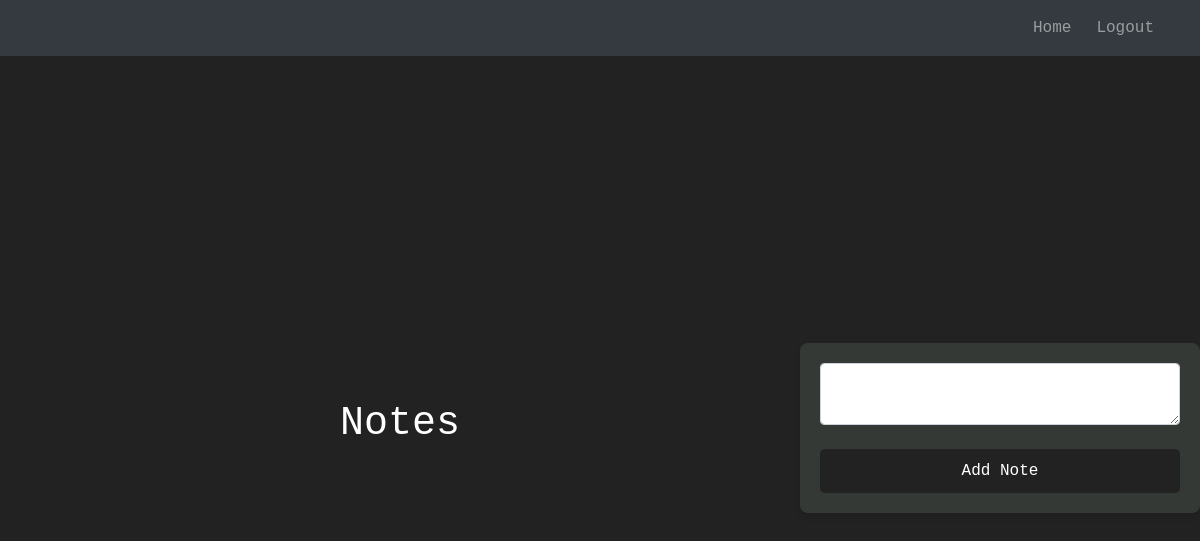
Page / (signed in) on the earlier database version.
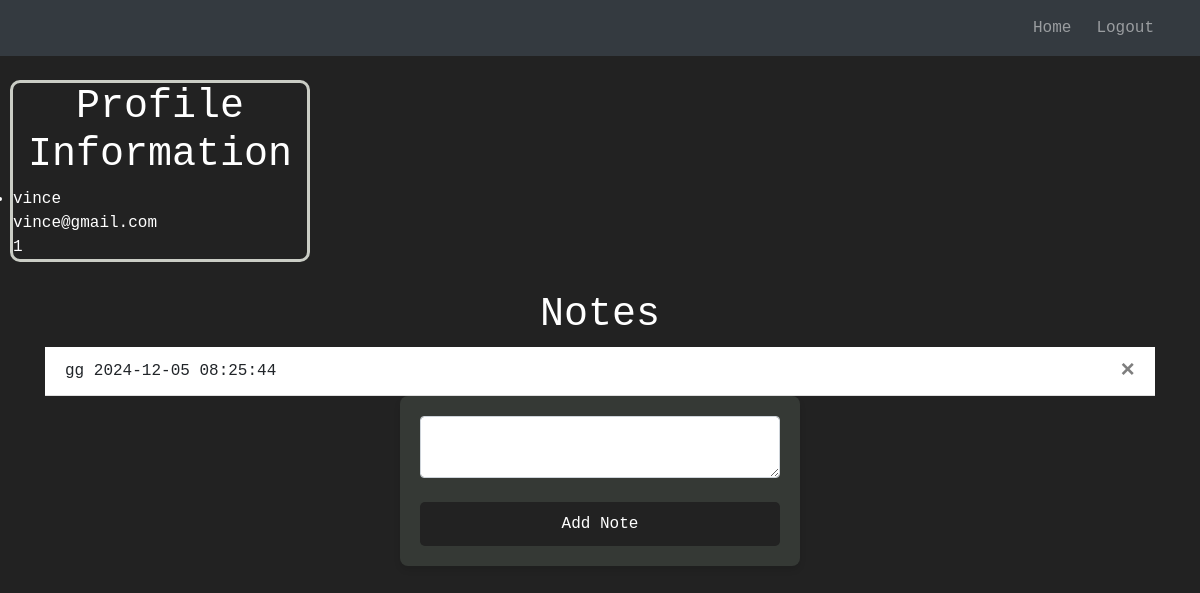
Same page on the later database version.
### website/models.py (models this page shows)
class Note(db.Model):
    id = db.Column(db.Integer, primary_key=True)
    data = db.Column(db.String(10000))
    date = db.Column(db.DateTime(timezone=True), default=func.now())
    user_id = db.Column(db.Integer, db.ForeignKey('user.id'))

class User(db.Model, UserMixin):
    id = db.Column(db.Integer, primary_key=True)
    email = db.Column(db.String(150), unique=True)
    password = db.Column(db.String(150))
    first_name = db.Column(db.String(150))
    notes = db.relationship('Note')

### website/views.py (the view, shortened to what this page needs)
@views.route('/', methods=['GET', 'POST'])
@login_required
def home():
    return render_template("home.html", user=current_user)

### website/__init__.py (called while the page is built)
def create_app():
    app = Flask(__name__)
    app.config['SECRET_KEY'] = 'DSA Group 4'
    app.config['SQLALCHEMY_DATABASE_URI'] = f'sqlite:///{DB_NAME}'
    db.init_app(app)
    from .views import views
    from .auth import auth
    app.register_blueprint(views, url_prefix='/')
    app.register_blueprint(auth, url_prefix='/')
    from .models import User, Note
    with app.app_context():
        db.create_all()
    login_manager = LoginManager()
    login_manager.login_view = 'auth.login'
    login_manager.init_app(app)
    @login_manager.user_loader
    def load_user(id):
        return User.query.get(int(id))
    return app

### website/templates/home.html
{% extends "base.html" %} {% block title %}Home{% endblock %} {% block content
  %}
  <h1 align="center" class="notes">Notes</h1>
  <ul class="list-group list-group-flush" id="notes">
    {% for note in user.notes %}
    <li class="list-group-item">
      {{ note.data }}
      {{ note.date }}
      <button type="button" class="close" onClick="deleteNote({{ note.id }})">
        <span aria-hidden="true">&times;</span>
      </button>
    </li>
  </ul>
  <div class="profile">
    <h1 align="center" class="profile-title">Profile Information</h1>
    <ul class="list-group list-group-flush" id="users">
      <li class="profile-table">
        <div class="profile-data">
          {{ user.first_name }}
        </div>
        <div class="profile-data">
          {{ user.email }}
        </div>
        <div class="profile-data">
          {{ user.id }}
        </div>
      </li>
      {% endfor %}
    </ul>
  </div>
  <form method="POST">
    <textarea name="note" id="note" class="form-control"></textarea>
    <br />
    <div align="center">
      <button type="submit" class="btn btn-primary">Add Note</button>
    </div>
  </form>
  {% endblock %}

### website/templates/base.html (shortened to what this page needs)
<!DOCTYPE html>
<html>
  <head>
    <link
      rel="stylesheet"
      href="https://stackpath.bootstrapcdn.com/bootstrap/4.4.1/css/bootstrap.min.css"
    />
    <link
      rel="stylesheet"
      href="https://stackpath.bootstrapcdn.com/font-awesome/4.7.0/css/font-awesome.min.css"
    />
    <link rel="stylesheet" href="static/sign_up.css">
    <link rel="stylesheet" href="static/home.css">
  </head>
  <body>
    <nav class="navbar navbar-dark bg-dark fixed-top">
      <div class="container-fluid">
        <div class="navbar-nav ml-auto d-flex flex-row">
          {% if user.is_authenticated %}
          <a class="nav-item nav-link" id="home" href="/">Home</a>
          <a class="nav-item nav-link" id="logout" href="/logout">Logout</a>
          {% else %}
          <a class="nav-item nav-link" id="login" href="/login">Login</a>
          <a class="nav-item nav-link" id="signUp" href="/sign-up">Sign Up</a>
          {% endif %}
        </div>
      </div>
    </nav>
    <div class="container">{% block content %} {% endblock %}</div>
  </body>
</html>

### website/static/sign_up.css (style rules this page uses)
body { font-family: monospace, monospace; background-color: #222222; margin: 0; padding: 0; display: flex; justify-content: center; align-items: center; height: 100vh; }
form { background-color: #353935; padding: 20px; border-radius: 8px; box-shadow: 0 4px 6px rgba(0, 0, 0, 0.1); width: 100%; max-width: 400px; margin: auto; }
button[type="submit"] { width: 100%; padding: 10px; background-color: #222222; color: #ffffff; border: none; border-radius: 5px; font-size: 16px; cursor: pointer; transition: background-color 0.3s; }
.navbar { justify-content: flex-start; padding-left: 10px; }
.nav-item { margin-right: 15px; margin-left: 10px; }
body { padding-top: 56px; }
.navbar-nav { align-items: center; }
.notes { color: #ffffff; background-color: #222222; }
.profile-table { color: #ffffff; background-color:222222; }
.profile-data { color: #ffffff; }
.profile { position: fixed; left: 10px; top:80px; width: 300px; border: 3px solid #cacdc5; border-radius:10px; }
.profile-title { color: #ffffff; }

Differences in the rows shown:
added Note: data "gg", date "2024-12-05 08:25:44"
now on this page (row unchanged): User: first_name "vince", email "vince@gmail.com", id "1"
